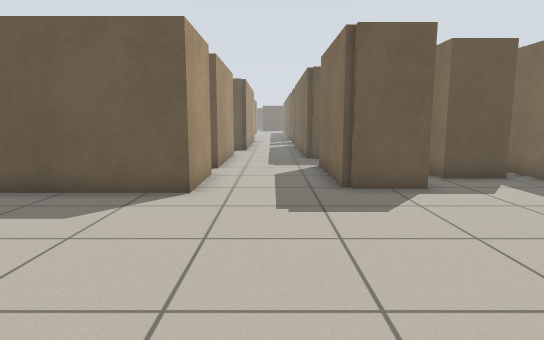
View 1 (above)

24 first-person views from a walk through a world built for the Player/Stage simulator. The camera is 0.86 m above the floor, tilts 8° down and sees 75° across. Floor lines are 1 m apart. The floor is counted in squares, 0.5 m on a side. Each view is taken from the middle of a square. On the plan, view 1 faces up. The plan holds only what a view shows up to about 17 squares ahead; the rest is blank. The place goes on beyond the plan. The robots in the file are not drawn.

View 2
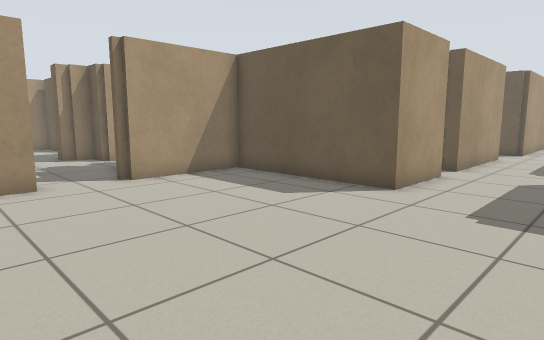

View 3
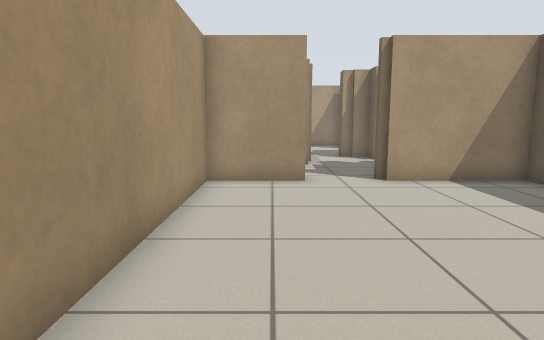

View 4
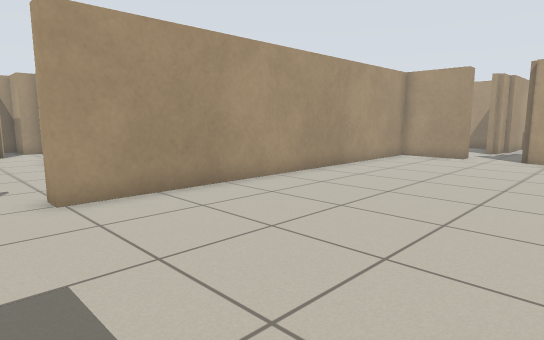

View 5
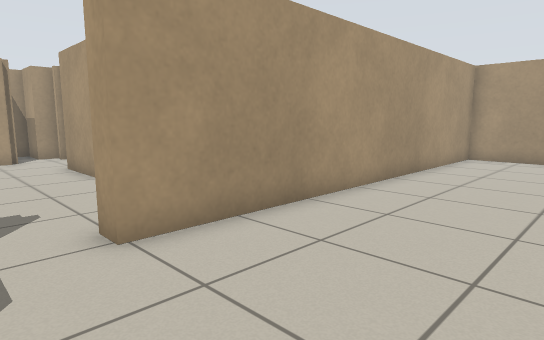

View 6
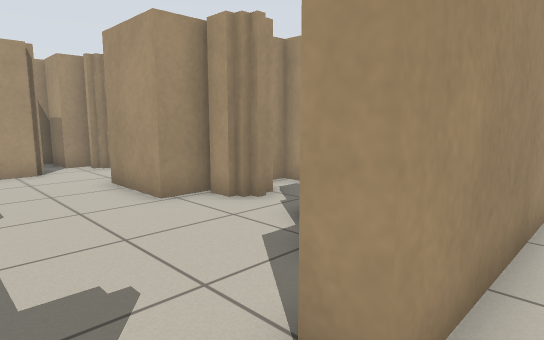

View 7
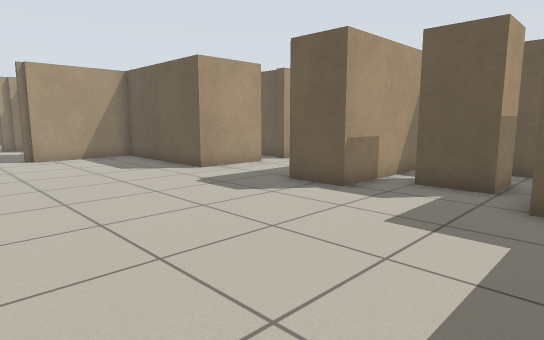

View 8
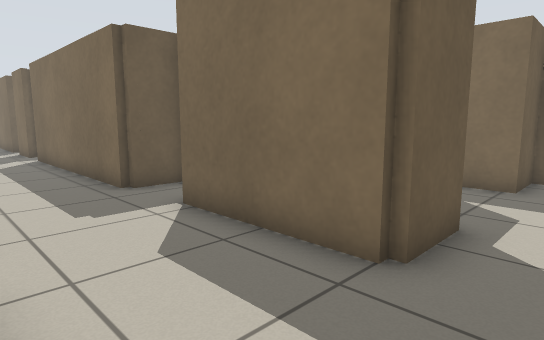

View 9
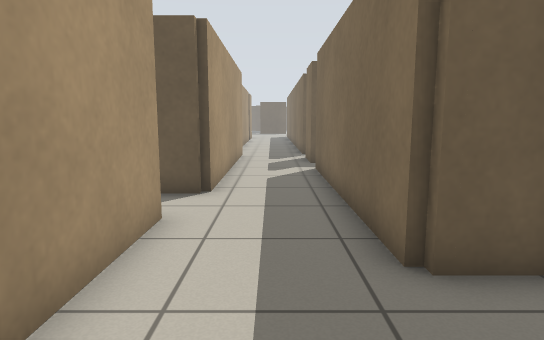

View 10
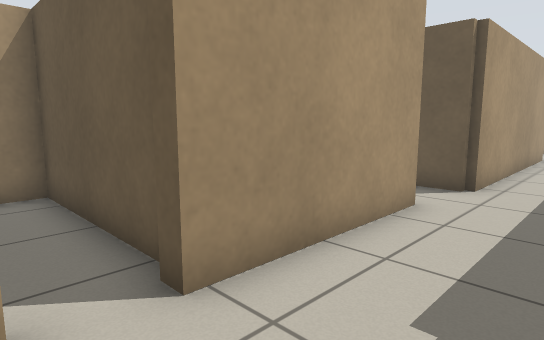

View 11
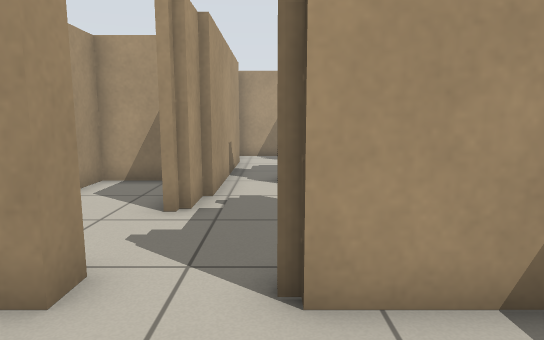

View 12
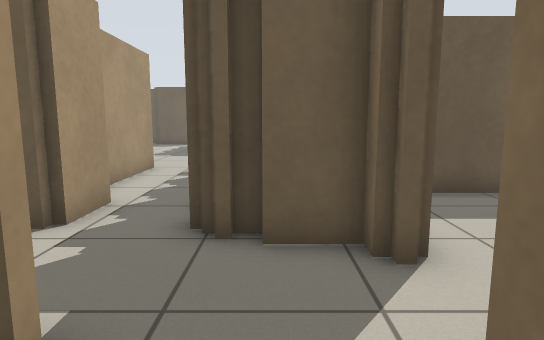

View 13
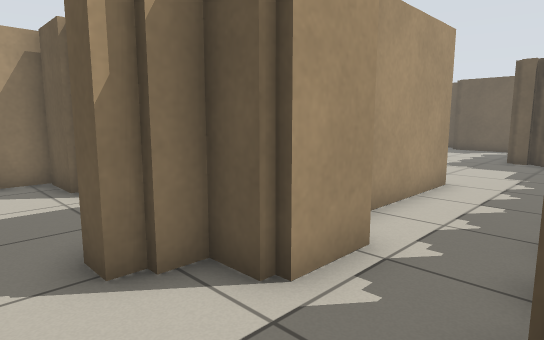

View 14
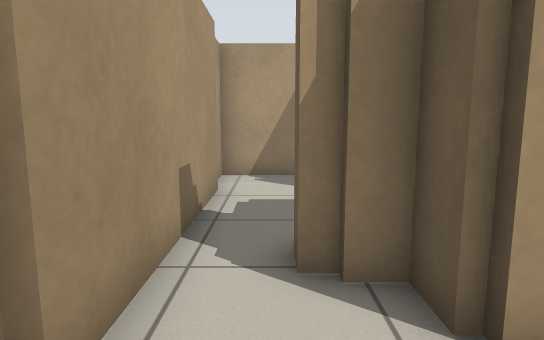

View 15
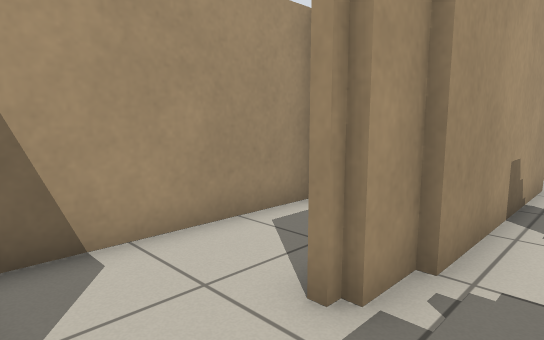

View 16
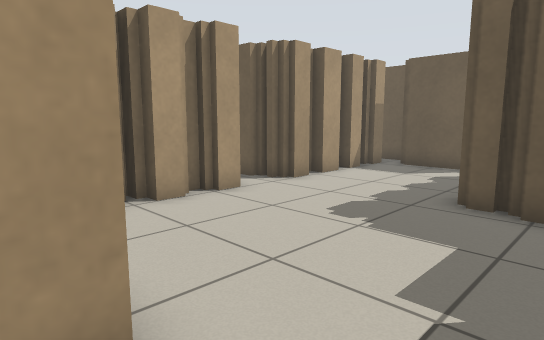

View 17
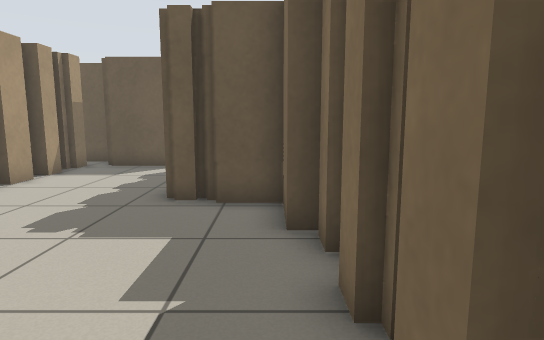

View 18
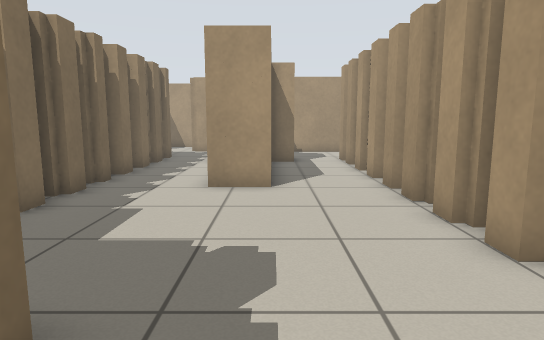

View 19
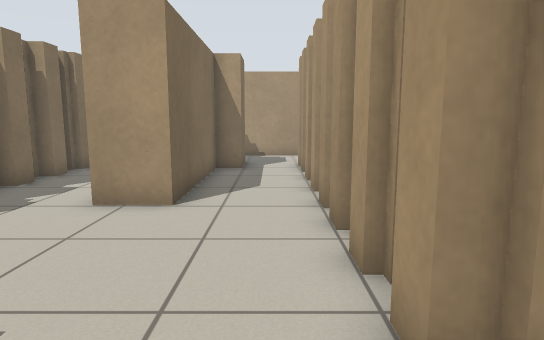

View 20
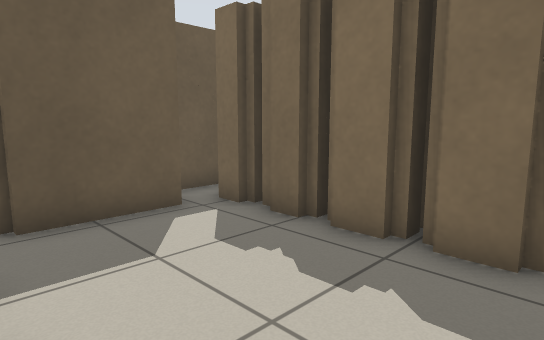

View 21
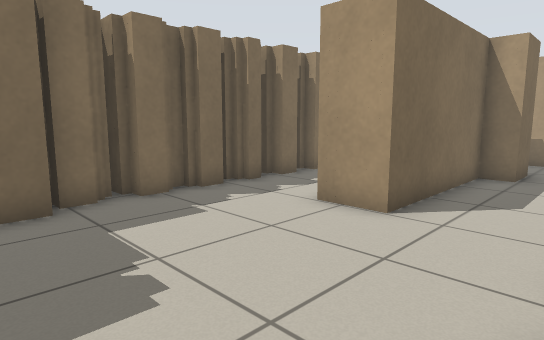

View 22
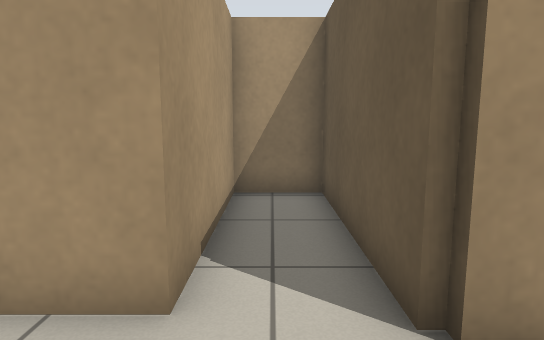

View 23
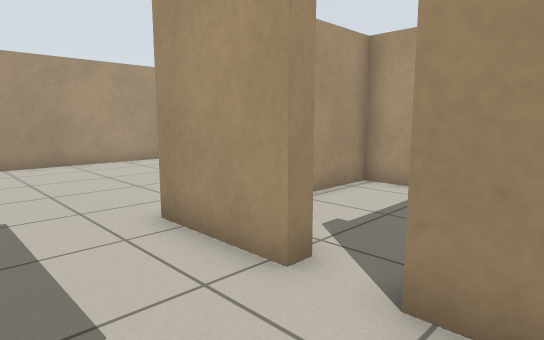

View 24
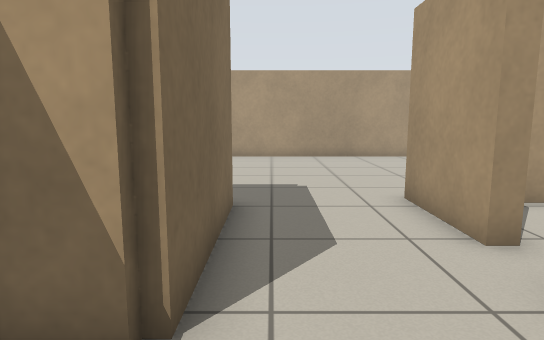

### Floor plan
Key: @ floor where view 1 was taken; # wall or solid block; x gap in a wall; . floor.
Columns run from 22 left of view 1 to 9 right of it. Each row starts with its distance up from view 1.
 27                      #..#
 26     # ###            #...
 25    ####.#            #..
 24    #....#            #..#
 23   ##....#            #..#
 22   ##....#           ##..#
 21   ##....##          ##..#
 20   ##....##     ######...#
 19   #..... ##    #........#
 18   ##......##   ######...#
 17   ##.......#        #...#
 16   ##.......##       #...##
 15   ##.......#        #....#
 14    #.......#        #...##   #
 13    #..###..#  #######...###  #
 12    #..###..#  #.........###  ##
 11    #..###..#  #.....#...#######
 10    #..###..#  #.....#...#######
  9    #..###..#  #######...###...##
  8    #..#  ..#  #######...........
  7    #.##  #.#  #.................
  6 ####.#####.#  #.................
  5 ##....## ..####.................
  4 #......x........................
  3 #..#######......................
  2 ####   # ##..##.................
  1        #..... #.................
  0        #..... #.......@.........
 -1        #######################..
 -2                              #.
 -3                             ....
 -4                            .....
 -5                          .......
 -6                         .##....
 -7                        #####...
 -8                            #...
 -9                            #...
-10                            #...
-11                            ....
-12                            ...
-13                           #.##
-14                           ###
-15                            #
-16                            ##

Positions as (right, up) in squares from view 1, and headings:
1: (0, 0), facing up
2: (2, 0), facing up-left
3: (2, 1), facing left
4: (9, 7), facing down-left
5: (9, 4), facing down-left
6: (9, 0), facing down-left
7: (9, 1), facing up-left
8: (-2, 7), facing up-right
9: (0, 12), facing up
10: (1, 11), facing up-left
11: (-5, 4), facing left
12: (-10, 0), facing up
13: (-11, 3), facing up-left
14: (-11, 4), facing left
15: (-9, 4), facing down-left
16: (-12, 12), facing up-left
17: (-12, 12), facing up
18: (-16, 22), facing down
19: (-18, 20), facing down
20: (-19, 19), facing up-right
21: (-19, 19), facing down-right
22: (1, 19), facing left
23: (1, 14), facing down-left
24: (1, 16), facing down
